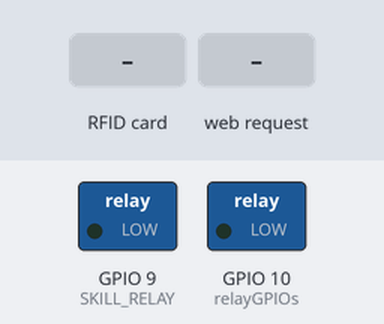
Bench run of a sketch on a simulated ESP8266 (NodeMCU). Parts: switched loads named in the sketch (green lamp = pin HIGH). Dashed ring = blinking. Inputs (shaded band) come from the test bench. WiFi joins after 1.5 s; servers stay silent unless stated; what the sketch prints to the serial monitor is not drawn.

Above: at 3.3 s.
3.4 s: RFID card 23 F3 0A 19 held to the reader
At 4.08 s:
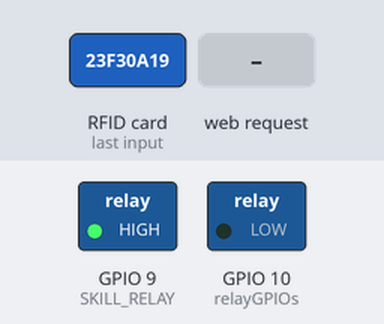
6.4 s: HTTP request GET /update received
9.4 s: RFID card 2C 0F 0B 49 held to the reader
12.4 s: RFID card 4A D0 72 BE held to the reader
Timing chart, 0 to 16.4 s (numbered marks = the images above; inputs shaded):
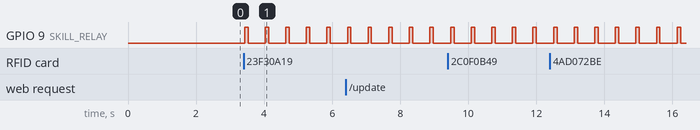

Measured:
- after the input at 3.4 s, GPIO 9 (SKILL_RELAY): alternates HIGH for 0.10 s and LOW for 0.50 s, starting at once

The sketch:

WISE.ino
```cpp
#include <Arduino.h>
#ifdef ESP32
#include <WiFi.h>
#include <AsyncTCP.h>
#elif defined(ESP8266)
#include <ESP8266WiFi.h>
#include <ESPAsyncTCP.h>
#endif
#include <ESPAsyncWebServer.h>
#include <SPI.h>
#include <MFRC522.h>

#define RST_PIN    D3  //
#define SS_PIN    D1    //
#define SKILL_RELAY   9
#define DAMAGE_RELAY  10

MFRC522 rfid(SS_PIN, RST_PIN); // Instance of the class

MFRC522::MIFARE_Key key;

// Init array that will store new NUID
byte nuidPICC[4];
const int idPICC_length = 2;
byte valid_idPICC[idPICC_length][4] = {{0x23, 0xF3, 0x0A, 0x19},
                    {0x2c, 0x0F, 0x0B, 0x49}};

byte corom_idPICC[idPICC_length][4] = {{0x4A, 0xD0, 0x72, 0xBE},
                                      {0x9C, 0xF8, 0x17, 0x4A}};

bool read();
bool isActive();
bool active = false;

// Set to true to define Relay as Normally Open (NO)
#define RELAY_NO    false

// Set number of relays
#define NUM_RELAYS  2

// Assign each GPIO to a relay
int relayGPIOs[NUM_RELAYS] = {SKILL_RELAY, DAMAGE_RELAY};

// Timer variables
unsigned long lastTime = 0;
unsigned long lastTime2 = 0;
unsigned long timerDelay = 1000;
unsigned long timerDelay2 = 500;

// Replace with your network credentials
const char* ssid = "dotsaout";
const char* password = "v123456789st";

// Set your Static IP address
IPAddress local_IP(192, 168, 1, 38);
// Set your Gateway IP address
IPAddress gateway(192, 168, 1, 1);

IPAddress subnet(255, 255, 255, 0);

const char* PARAM_INPUT_1 = "relay";
const char* PARAM_INPUT_2 = "state";
const char* PARAM_INPUT_3 = "skill";
const char* PARAM_INPUT_4 = "timer";

int skill = 2;
int timer = 30;
int timing = timer;
int corom = 0;
int prevCorom = 0;

// Create AsyncWebServer object on port 80
AsyncWebServer server(80);

// Create an Event Source on /events
AsyncEventSource events("/events");

// Initialize WiFi
void initWiFi() {
    WiFi.mode(WIFI_STA);
    if (!WiFi.config(local_IP, gateway, subnet)) {
    Serial.println("STA Failed to configure");
    }
    WiFi.begin(ssid, password);
    Serial.print("Connecting to WiFi ..");
    while (WiFi.status() != WL_CONNECTED) {
        Serial.print('.');
        delay(1000);
    }
    Serial.println(WiFi.localIP());
}

const char index_html[] PROGMEM = R"rawliteral(
<!DOCTYPE HTML><html>
<head>
  <meta name="viewport" content="width=device-width, initial-scale=1">
  <style>
    html {font-family: Arial; display: inline-block; text-align: center;}
    h2 {font-size: 3.0rem;}
    p {font-size: 3.0rem;}
    body {max-width: 600px; margin:0px auto; padding-bottom: 25px;}
    .switch {position: relative; display: inline-block; width: 120px; height: 68px}
    .switch input {display: none}
    .slider {position: absolute; top: 0; left: 0; right: 0; bottom: 0; background-color: #ccc; border-radius: 34px}
    .slider:before {position: absolute; content: ""; height: 52px; width: 52px; left: 8px; bottom: 8px; background-color: #fff; -webkit-transition: .4s; transition: .4s; border-radius: 68px}
    input:checked+.slider {background-color: #2196F3}
    input:checked+.slider:before {-webkit-transform: translateX(52px); -ms-transform: translateX(52px); transform: translateX(52px)}
    input {min-width: 200px;}
    button {
      border-radius: 6px;
      background-color: transparent;
      min-width: 120px;
      min-height: 40px;
      color: purple;
      border-color: purple;}
      button:hover {
        background-color: purple;
        color: white;

      }
      form {
        border: 1px solid #30b325;
        padding: 22px;
        margin-top: 12px;
        box-shadow: 12px 12px rgba(127, 247, 225, 0.2);
      }
  </style>
</head>
<body>
  <h2>STOP WATCH</h2>
  %BUTTONPLACEHOLDER%
  <h4>SKILL: </h4><span id="skill"></span>
  <h4>TIMER: </h4><span id="timer"></span>
  <br />
    <form class="">
      <caption>S E T T I N G</caption>
      <hr />
        <h4>SKILL REMAINING: </h4><label id="skillRangeLabel"></label><h5>
        <input id="skillRange"  oninput="document.getElementById('skillRangeLabel').innerHTML = this.value;" value="0" type="range" min="0" max="10" step="1">
      </input></h5>
      <h4>TIMER: </h4><label id="timerRangeLabel"></label><h5>
        <span id="timer">
          <input id="timerRange"  oninput="document.getElementById('timerRangeLabel').innerHTML = this.value;" value="0" type="range" min="0" max="60" step="1">
        </input></span></h5>
    <button type="button" name="button" onclick="conf()">UPDATE</button>
    </form>


<script>function toggleCheckbox(element) {
  var xhr = new XMLHttpRequest();
  if(element.checked){ xhr.open("GET", "/update?relay="+element.id+"&state=1", true); }
  else { xhr.open("GET", "/update?relay="+element.id+"&state=0", true); }
  xhr.send();
}</script>
<script>function conf() {
  var skill = document.getElementById('skillRange').value;
  var timer = document.getElementById('timerRange').value;
  var xhr = new XMLHttpRequest();
  xhr.open("GET", "/update?skill="+skill+"&timer="+timer, true);
  xhr.send();
}</script>
<script>
  if (!!window.EventSource) {
    var source = new EventSource('/events');

    source.addEventListener('skill', function(e) {
      console.log("skill: ", e.data);
      document.getElementById("skill").innerHTML = e.data;
     }, false);

   source.addEventListener('timer', function(e) {
      console.log("timer: ", e.data);
      document.getElementById("timer").innerHTML = e.data;
     }, false);
  }
 </script>
</body>
</html>


)rawliteral";

// Replaces placeholder with button section in your web page
String relayState(int numRelay){
  if(!RELAY_NO){
    if(digitalRead(relayGPIOs[numRelay-1])){
      return "checked";
    }
    else {
      return "";
    }
  }
  else {
    if(digitalRead(relayGPIOs[numRelay-1])){
      return "";
    }
    else {
      return "checked";
    }
  }
  return "";
}

// Replaces placeholder with button section in your web page
String processor(const String& var){
  //Serial.println(var);
  if(var == "BUTTONPLACEHOLDER"){
    String buttons ="";
    for(int i=1; i<=NUM_RELAYS; i++){
      String relayStateValue = relayState(i);
      buttons+= "<h4>Relay #" + String(i) + " - GPIO " + relayGPIOs[i-1] + "</h4><label class=\"switch\"><input type=\"checkbox\" onchange=\"toggleCheckbox(this)\" id=\"" + String(i) + "\" "+ relayStateValue +"><span class=\"slider\"></span></label>";
    }
    return buttons;
  }
  return String();
}

void setup() {
  Serial.begin(9600);
  SPI.begin(); // Init SPI bus
  rfid.PCD_Init(); // Init MFRC522
  delay(50);
  Serial.print(F("Reader "));
  Serial.print(F(": "));
  rfid.PCD_DumpVersionToSerial();
  rfid.PCD_SetAntennaGain(rfid.RxGain_max);

  for (byte i = 0; i < 6; i++) {
    key.keyByte[i] = 0xFF;
  }

  Serial.println(F("This code scan the MIFARE Classsic NUID."));
  Serial.print(F("Using the following key:"));
  printHex(key.keyByte, MFRC522::MF_KEY_SIZE);

  for(int i=1; i<=NUM_RELAYS; i++){
    pinMode(relayGPIOs[i-1], OUTPUT);
    if(RELAY_NO){
      digitalWrite(relayGPIOs[i-1], HIGH);
    }
    else{
      digitalWrite(relayGPIOs[i-1], LOW);
    }
  }

  initWiFi();

  // Handle Web Server
  server.on("/", HTTP_GET, [](AsyncWebServerRequest *request){
    request->send_P(200, "text/html", index_html, processor);
  });

  // Send a GET request to <ESP_IP>/update?relay=<inputMessage>&state=<inputMessage2>
  server.on("/update", HTTP_GET, [] (AsyncWebServerRequest *request) {
    String inputMessage;
    String inputParam;
    String inputMessage2;
    String inputParam2;
    // GET input1 value on <ESP_IP>/update?relay=<inputMessage>
    if (request->hasParam(PARAM_INPUT_1) & request->hasParam(PARAM_INPUT_2)) {
      inputMessage = request->getParam(PARAM_INPUT_1)->value();
      inputParam = PARAM_INPUT_1;
      Serial.println(inputMessage);
      inputMessage2 = request->getParam(PARAM_INPUT_2)->value();
      inputParam2 = PARAM_INPUT_2;
      Serial.println(inputMessage);
      if(RELAY_NO){
        Serial.print("NO ");
        digitalWrite(relayGPIOs[inputMessage.toInt()-1], !inputMessage2.toInt());
      }
      else{
        Serial.print("NC ");
        digitalWrite(relayGPIOs[inputMessage.toInt()-1], inputMessage2.toInt());
      }
    }
    else if (request->hasParam(PARAM_INPUT_3) & request->hasParam(PARAM_INPUT_4)){
      Serial.println("REQ2");
      inputMessage = request->getParam(PARAM_INPUT_3)->value();
      inputParam = PARAM_INPUT_3;
      inputMessage2 = request->getParam(PARAM_INPUT_4)->value();
      inputParam2 = PARAM_INPUT_4;
      skill = inputMessage.toInt();
      timer = inputMessage2.toInt();
      timing = timer;
    }
    else {
      inputMessage = "No message sent";
      inputParam = "none";
    }
    Serial.println(inputMessage + inputMessage2);
    request->send(200, "text/plain", "OK");
  });

  // Handle Web Server Events
  events.onConnect([](AsyncEventSourceClient *client){
    if(client->lastId()){
      Serial.printf("Client reconnected! Last message ID that it got is: %u\n", client->lastId());
    }
    // send event with message "hello!", id current millis
    // and set reconnect delay to 1 second
    client->send("hello!", NULL, millis(), 10000);
  });
  server.addHandler(&events);
  DefaultHeaders::Instance().addHeader("Access-Control-Allow-Origin", "*");
  server.begin();


}

void loop() {
  if(read()){
    if(isActive()) {
      Serial.println(F("ACTIVE"));
      events.send(String(1).c_str(),"active",millis());
      active = true;
      skill--;
    }
    else if(isCorom()) {
      Serial.println(F("COROM"));
      events.send(String(1).c_str(),"corom",millis());
    }
    Serial.println(F("The NUID tag is:"));
    Serial.print(F("In hex: "));
    printHex(rfid.uid.uidByte, rfid.uid.size);
    Serial.println();
    Serial.print(F("In dec: "));
    printDec(rfid.uid.uidByte, rfid.uid.size);
    Serial.println();

    rfid.PICC_HaltA();
    rfid.PCD_StopCrypto1();
  }

  if (((millis() - lastTime2) > timerDelay2) && active){

      digitalWrite(SKILL_RELAY, HIGH);
      delay(100);
      digitalWrite(SKILL_RELAY, LOW);
      lastTime2 = millis();

    }

    if (((millis() - lastTime) > timerDelay) && active) {
    // Send Events to the Web Server with the Sensor Readings
    events.send(String(skill).c_str(),"skill",millis());
    events.send(String(--timing).c_str(),"timer",millis());
    //Serial.println(timing);
    if(timing < 1) {
      Serial.println("DEACTIVE");
      active = false;
      digitalWrite(SKILL_RELAY, LOW);
      timing = timer;
      events.send(String(timing).c_str(),"timer",millis());
      events.send(String(0).c_str(),"active",millis());
    }

    lastTime = millis();
    }


}


/**
 * Helper routine to dump a byte array as hex values to Serial.
 */
void printHex(byte *buffer, byte bufferSize) {
  for (byte i = 0; i < bufferSize; i++) {
    Serial.print(buffer[i] < 0x10 ? " 0" : " ");
    Serial.print(buffer[i], HEX);
  }
}

/**
 * Helper routine to dump a byte array as dec values to Serial.
 */
void printDec(byte *buffer, byte bufferSize) {
  for (byte i = 0; i < bufferSize; i++) {
    Serial.print(' ');
    Serial.print(buffer[i], DEC);
  }
}

bool read(){
  // Reset the loop if no new card present on the sensor/reader. This saves the entire process when idle.
  if ( ! rfid.PICC_IsNewCardPresent())
    return false;

  // Verify if the NUID has been readed
  if ( ! rfid.PICC_ReadCardSerial())
    return false;
  return true;
}

bool check(int i){
  return rfid.uid.uidByte[0] == valid_idPICC[i][0] ||
         rfid.uid.uidByte[1] == valid_idPICC[i][1] ||
         rfid.uid.uidByte[2] == valid_idPICC[i][2] ||
         rfid.uid.uidByte[3] == valid_idPICC[i][3];
}

bool checkCorom(int i){
  return rfid.uid.uidByte[0] == corom_idPICC[i][0] ||
         rfid.uid.uidByte[1] == corom_idPICC[i][1] ||
         rfid.uid.uidByte[2] == corom_idPICC[i][2] ||
         rfid.uid.uidByte[3] == corom_idPICC[i][3];
}

bool isActive(){
  for(int i = 0; i < idPICC_length; i++){
    if(check(i)){
      return true;
    }
  }
  return false;
}

bool isCorom(){
  for(int i = 0; i < idPICC_length; i++){
    if(checkCorom(i)){
      return true;
    }
  }
  return false;
}
```
